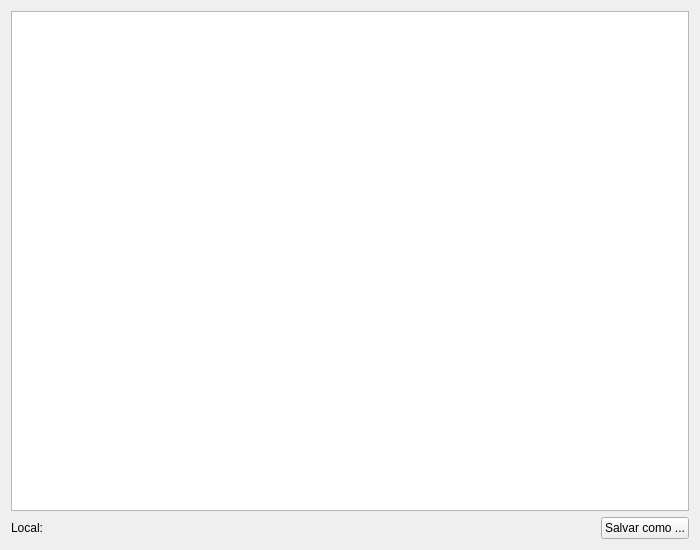
<?xml version="1.0" encoding="UTF-8"?>
<ui version="4.0">
 <class>FormLogImportBatch</class>
 <widget class="QWidget" name="FormLogImportBatch">
  <property name="windowModality">
   <enum>Qt::ApplicationModal</enum>
  </property>
  <property name="geometry">
   <rect>
    <x>0</x>
    <y>0</y>
    <width>700</width>
    <height>550</height>
   </rect>
  </property>
  <property name="minimumSize">
   <size>
    <width>700</width>
    <height>550</height>
   </size>
  </property>
  <property name="maximumSize">
   <size>
    <width>700</width>
    <height>550</height>
   </size>
  </property>
  <property name="windowTitle">
   <string>Import Batch Log</string>
  </property>
  <property name="windowIcon">
   <iconset resource="qdocbase.qrc">
    <normaloff>:/images/png/images/docbase64x64.png</normaloff>:/images/png/images/docbase64x64.png</iconset>
  </property>
  <layout class="QGridLayout" name="gridLayout">
   <item row="0" column="0" colspan="3">
    <widget class="QTextEdit" name="textEdit_Log"/>
   </item>
   <item row="1" column="0">
    <widget class="QLabel" name="label_SaveLocation">
     <property name="text">
      <string>Local:</string>
     </property>
    </widget>
   </item>
   <item row="1" column="1">
    <spacer name="horizontalSpacer">
     <property name="orientation">
      <enum>Qt::Horizontal</enum>
     </property>
     <property name="sizeHint" stdset="0">
      <size>
       <width>556</width>
       <height>20</height>
      </size>
     </property>
    </spacer>
   </item>
   <item row="1" column="2">
    <widget class="QPushButton" name="pushButton_SaveToFile">
     <property name="text">
      <string>Salvar como ...</string>
     </property>
     <property name="icon">
      <iconset theme="document-save-as">
       <normaloff>.</normaloff>.</iconset>
     </property>
    </widget>
   </item>
  </layout>
 </widget>
 <resources>
  <include location="qdocbase.qrc"/>
 </resources>
 <connections/>
</ui>
